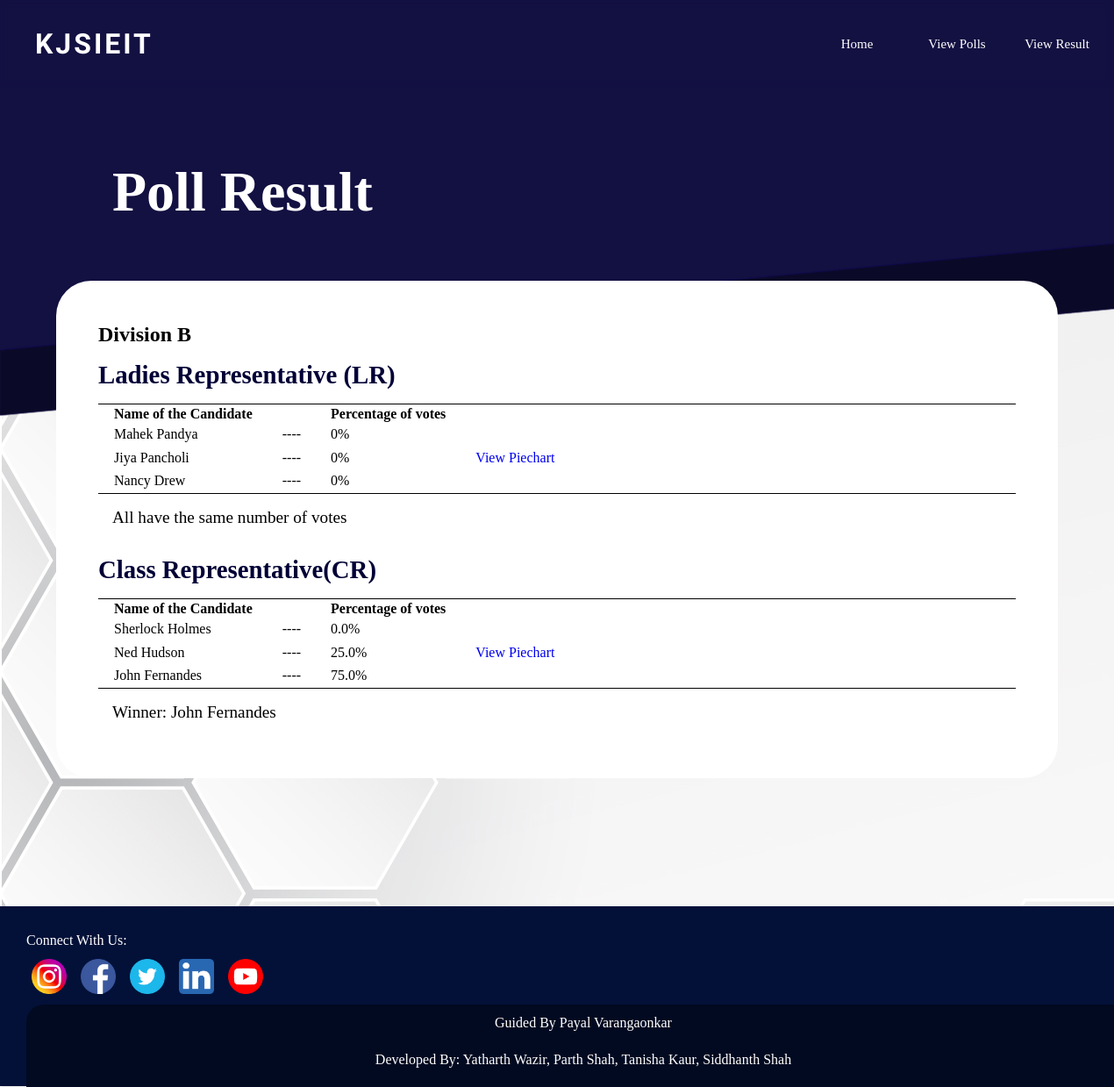
Page /result_b/ on the earlier database version.
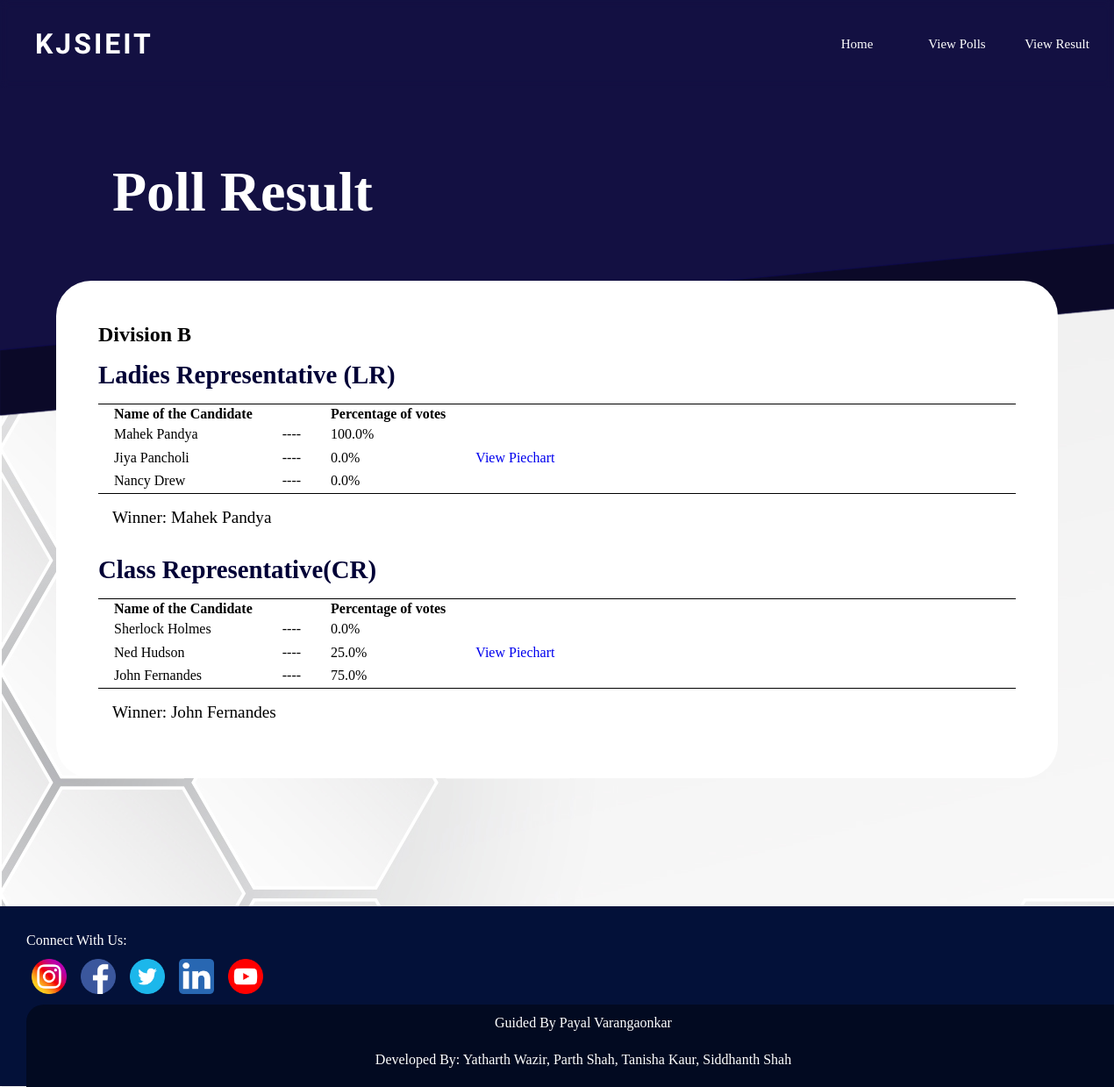
Same page on the later database version.
### vote/models.py (models this page shows, shortened)
class BDivPoll(models.Model):
    Elections_for = models.TextField(max_length=30, null=True)
    candidate_1 = models.CharField(max_length=30, null=True)
    candidate_2 = models.CharField(max_length=30, null=True)
    candidate_3 = models.CharField(max_length=30, null=True)
    candidate_1_count = models.IntegerField(default=0)
    candidate_2_count = models.IntegerField(default=0)
    candidate_3_count = models.IntegerField(default=0)
    def total(self):
        return self.candidate_1_count + self.candidate_2_count + self.candidate_3_count
    def percentage_candidate_1(self):
        if self.total()==0:
            return 0
        else:
            return round((self.candidate_1_count / self.total()) * 100,2)
    def percentage_candidate_2(self):
        if self.total()==0:
            return 0
        else:
            return round((self.candidate_2_count / self.total()) * 100,2)
    def percentage_candidate_3(self):
        if self.total()==0:
            return 0
        else:
            return round((self.candidate_3_count / self.total()) * 100,2)

### vote/views.py (the view)
# urls.py: path('result_b/',views.resultB, name='result-B'),
def resultB(request):
    pollB = BDivPoll.objects.all()
    context = {'pollB':pollB,}
    return render(request,'vote/result_b.html',context)

### vote/templates/vote/result_b.html (shortened to what this page needs)
{% extends 'vote/b_finalnav.html' %}
{% block content %}
<!DOCTYPE html>
<html lang="en">
<head>
    {% load static %}
    <link rel="stylesheet" href="{% static 'vote/css/results.css' %}">
</head>
<body>
<div class="panel">
    <div class="panel-heading"><h1>Poll Result</h1></div>
    <div class="panel-body">
        <div class="Div">
        <h2>Division B</h2>
        {% for poll in pollB %}
        <div class="title">
            <h2>{{ poll.Elections_for }}</h2>
        </div>
        <div class="list">
            <ul class="list-group">
                <table>
                    <tr>
                        <th>Name of the Candidate</th>
                        <th></th>
                        <th>Percentage of votes</th>
                        <th></th>
                    </tr>
                    <tr>
                        <td>{{ poll.candidate_1 }}</td>
                        <td>----</td>
                        <td>{{poll.percentage_candidate_1}}%</td>
                        <td></td>
                    </tr>
                    <tr>
                        <td>{{poll.candidate_2}}</td>
                        <td>----</td>
                        <td>{{poll.percentage_candidate_2}}%</td>
                        <td><a href="{% url 'piechart-B' poll.id %}">View Piechart</a></td>
                    </tr>
                    <tr>
                        <td>{{poll.candidate_3}}</td>
                        <td>----</td>
                        <td>{{poll.percentage_candidate_3}}%</td>
                        <td></td>
                    </tr>
                </table>
            </ul>
        </div>
        <div class="panel-footer">
            {% if poll.percentage_candidate_1 > poll.percentage_candidate_2 and poll.percentage_candidate_1 > poll.percentage_candidate_3 %}
                <p>Winner: {{poll.candidate_1}}</p>
            {% elif poll.percentage_candidate_2 > poll.percentage_candidate_1 and poll.percentage_candidate_2 > poll.percentage_candidate_3 %}
                <p>Winner: {{poll.candidate_2}}</p>
            {% elif poll.percentage_candidate_3 > poll.percentage_candidate_1 and poll.percentage_candidate_3 > poll.percentage_candidate_2 %}
                <p>Winner: {{poll.candidate_3}}</p>
            {% elif poll.percentage_candidate_1 == poll.percentage_candidate_2 and poll.percentage_candidate_1 > poll.percentage_candidate_3%}
                <p>Tie between {{poll.candidate_1}} and {{poll.candidate_2}}</p>
            {% elif poll.percentage_candidate_1 == poll.percentage_candidate_3 and poll.percentage_candidate_1 > poll.percentage_candidate_2 %}
                <p>Tie between: {{poll.candidate_1}} and {{poll.candidate_3}}</p>
            {% elif poll.percentage_candidate_2 == poll.percentage_candidate_3 and poll.percentage_candidate_2 > poll.percentage_candidate_1 %}
                <p>Tie between: {{poll.candidate_2}} and {{poll.candidate_3}}</p>
            {% else %}
                <p>All have the same number of votes</h2>
            {% endif %}
        </div>
        {% endfor %}
        </div>
    </div>
    </div>
</body>
    {% endblock %}

### vote/templates/vote/b_finalnav.html (shortened to what this page needs)
<html>
{% load static %}
<link rel="stylesheet" href="{% static 'vote/css/navbar.css' %}">
<link rel="stylesheet" href="{% static 'vote/css/footer.css' %}">
<body>
    <nav>
        <div class="above">
            <label class="logo">KJSIEIT</label>
            <ul>
                <li class="element" align="center" id="Home"><a class="ref" href="{% url 'b-home' %}">Home</a></li>
                <li class="element" align="center" id="View-Polls"><a class="ref" href="{% url 'b-view-polls' %}">View Polls</a></li>
                <li class="element" align="center" id="Result"><a class="ref" href="{% url 'result-B' %}">View Result</a></li>
            </ul>
        </div>
    </nav>
{% block content %}
{% endblock %}
<div class="footer">
    <div class="footext">
      Connect With Us:
     </div>
    <div class="social">
    <ul>
      <li class="fa" align="center" id="Instagram"><a class="ref" href="https://www.instagram.com/kjsieit_official/">&nbsp;</a></li>
      <li class="fa" align="center" id="Facebook"><a class="ref" href="https://www.facebook.com/kjsieitofficial">&nbsp;</a></li>
      <li class="fa" align="center" id="Twitter"><a class="ref" href="https://twitter.com/kjsieit1">&nbsp;</a></li>
      <li class="fa" align="center" id="Linkedin"><a class="ref" href="https://www.linkedin.com/school/kjsomaiya-institute-of-engineering-and-information-technology/">&nbsp;</a></li>
      <li class="fa" align="center" id="Youtube"><a class="ref" href="https://www.youtube.com/kjsieitofficial">&nbsp;</a></li>
    </ul>
  </div>
  <div class="footer2">
    <div>Guided By Payal Varangaonkar</div>
    <div>Developed By: Yatharth Wazir, Parth Shah, Tanisha Kaur, Siddhanth Shah</div>
  </div>
  </div>
</body>
</html>

### vote/static/vote/css/navbar.css (style rules this page uses)
* { text-decoration: none; list-style: none; padding: 0; margin:0; }
body { font-family: Verdana; background-repeat: repeat-y; background-size: cover; background-color: aliceblue; }
nav { height: 100px; width: 100%; background: rgba(3, 17, 57, 0); border: 5px; border-color: brown; margin-bottom: 50px; z-index: 1; backdrop-filter: blur(5px); }
.logo { font-size: 32px; letter-spacing: 3px; font-family: Aboreto; font-weight: bold; color: white; padding: 0 40px; line-height: 100px; }
nav ul { float: right; margin-right: 10px; text-align: center; }
.element { display: inline-flex; flex-direction: column; margin: 0 0 0 0; line-height: 100px; min-width: 110px; border-radius: 15px; }
.ref { color: white; font-size: 15px; padding: 0 10px; }

### vote/static/vote/css/footer.css (style rules this page uses)
.fa { margin: 6px; padding: 5px; font-size: 50px; width: 30px; line-height: 30px; text-align: center; text-decoration: none; display: inline-flex; flex-direction: column; align-items: center; justify-content: center; transition: font-size 0.2s, width 0.2s, line-height 0.2s; }
#Instagram { background: url(/static/images/insta.ico); background-size: contain; background-repeat: no-repeat; justify-content: center; }
.footer { padding: 30px 30px 0 30px; height: 175px; width: 100%; background: rgba(3, 17, 57, 1); margin-top: 50px; z-index: 0; backdrop-filter: blur(5px); }
#facebook { background: url(/static/images/fb.ico); background-size: contain; background-repeat: no-repeat; justify-content: center; }
#Linkedin { background: url(/static/images/link.ico); background-size: contain; background-repeat: no-repeat; justify-content: center; }
#Twitter { background: url(/static/images/twt.ico); background-size: cover; background-repeat: no-repeat; justify-content: center; }
#Youtube { background: url(/static/images/yt.ico); background-size: contain; background-repeat: no-repeat; justify-content: center; }
.footext { color: white; }
.social { height: 4rem; display: flex; align-items: center; }
.footer2 { width: 100%; padding-bottom: 10px; line-height: 42px; color: white; background: rgb(2, 10, 33); display: flex; flex-direction: column; justify-content: center; align-items: center; border-radius: 20px 0px 20px 0; }

### vote/static/vote/css/results.css (style rules this page uses)
body { background: url(/static/images/Navbar.png) no-repeat, url(/static/images/WBG.jpg); background-size: auto; transition: background 2.2s; overflow-x: hidden; }
.go body { background: url(/static/images/Navbar.png) no-repeat, url(/static/images/Navbarb.png) no-repeat, url(/static/images/WBG.jpg); background-size: auto; }
.panel { margin: 2rem; padding: 2rem; }
.panel-heading { font-size: 2rem; padding-left: 4rem; color: rgb(255, 255, 255); }
.title { font-size: 1.2rem; padding-top: 1rem; padding-bottom: 1rem; border-bottom: 1px solid black; color: rgb(0, 0, 54); }
.list { border-bottom: 1px solid black; }
.panel-footer { font-size: 1.2rem; padding: 1rem; }
.Div { background-color: white; border-radius: 10px; margin-top: 4rem; margin-bottom: 4rem; padding: 0.3rem; transition: 1.6s; padding: 3rem; opacity: 0; padding-top: 0.3rem; }
.go .Div { border-radius: 40px; padding: 3rem; opacity: 1; }
th { padding-left: 1rem; padding-right: 1rem; }
td { padding: 0.2rem 1rem 0.2rem 1rem; }

Differences in the rows shown:
changed BDivPoll "Ladies Representative (LR)": percentage_candidate_1 "0" → "100.0"; percentage_candidate_2 "0" → "0.0"; percentage_candidate_3 "0" → "0.0"; candidate_1 (not shown) → "Mahek Pandya"; candidate_1_count "All have the same number of votes" → "Winner:"
